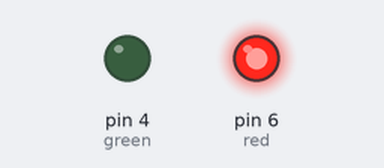
Recording of a sketch running on a simulated Arduino Uno, built with avr-gcc and run on an emulated ATmega328P. Parts: output pins drawn as LEDs (lit = HIGH). No radio packets arrive unless stated.

Above: at 0.1 s.
Timing chart, 0 to 1.6 s (numbered marks = the images above):
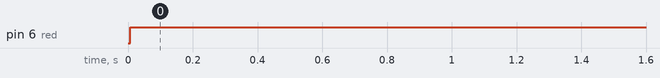

Measured:
- by itself, pin 6 (red): LOW → HIGH at 0.01 s

The sketch:

nrf24_test_2_RX.ino
```cpp
#include <SPI.h>
#include <nRF24L01.h>
#include <RF24.h>

RF24 radPin (9,8);
const byte bind [6] = "57100";

int green = 4;
int red = 6;

unsigned long Data;

void setup() {
  //Serial.begin(9600);
  radPin.begin();
  radPin.openReadingPipe (0, bind);
  radPin.setPALevel (RF24_PA_MIN);
  radPin.startListening();
  pinMode (green, OUTPUT);
  pinMode (red, OUTPUT);
}

void loop() {

  if (radPin.available()) {
    radPin.read (&Data, sizeof(Data));
    delay (20);

    if (Data == 656756) {
      digitalWrite (green, HIGH);
      digitalWrite (red, LOW);
    }

    /*Serial.print (Data);
    Serial.println ("    Receiving...");
    delay (500);*/
  }

  else {
    digitalWrite (green, LOW);
    digitalWrite (red, HIGH);
    /*Serial.println ("CONNECTION LOST");
    delay(500);*/
  }
  delay (20);
}
```
